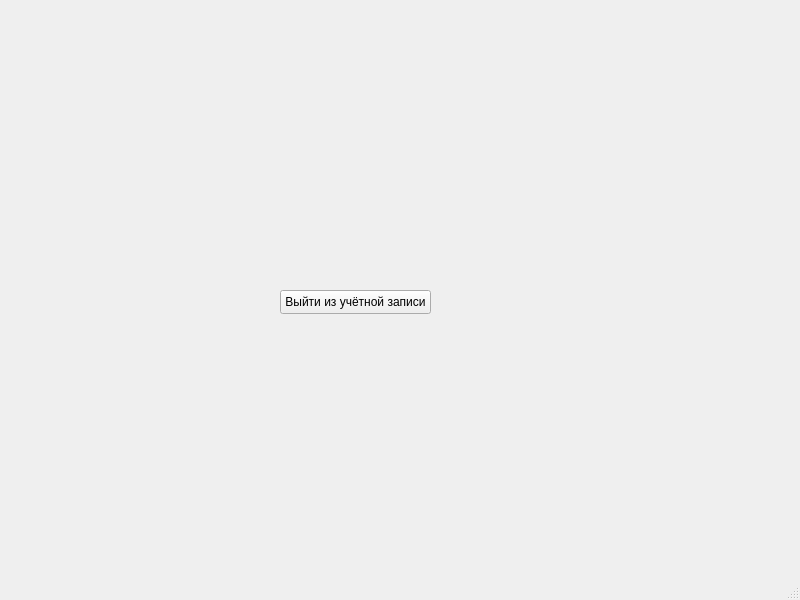
<?xml version="1.0" encoding="UTF-8"?>
<ui version="4.0">
 <class>MainWindow</class>
 <widget class="QMainWindow" name="MainWindow">
  <property name="geometry">
   <rect>
    <x>0</x>
    <y>0</y>
    <width>800</width>
    <height>600</height>
   </rect>
  </property>
  <property name="windowTitle">
   <string>MainWindow</string>
  </property>
  <widget class="QWidget" name="centralwidget">
   <widget class="QPushButton" name="quitButton">
    <property name="geometry">
     <rect>
      <x>280</x>
      <y>290</y>
      <width>151</width>
      <height>24</height>
     </rect>
    </property>
    <property name="text">
     <string>Выйти из учётной записи</string>
    </property>
   </widget>
  </widget>
  <widget class="QMenuBar" name="menubar">
   <property name="geometry">
    <rect>
     <x>0</x>
     <y>0</y>
     <width>800</width>
     <height>22</height>
    </rect>
   </property>
  </widget>
  <widget class="QStatusBar" name="statusbar"/>
 </widget>
 <resources/>
 <connections/>
</ui>
